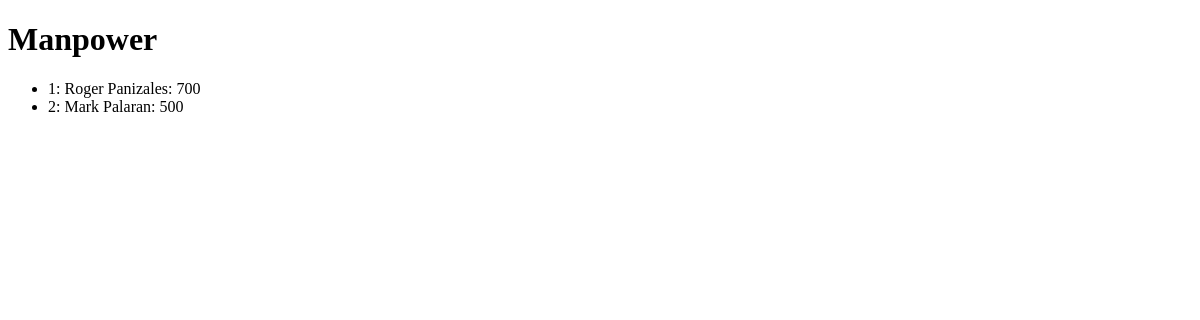
Before: /workforce with the older database file.
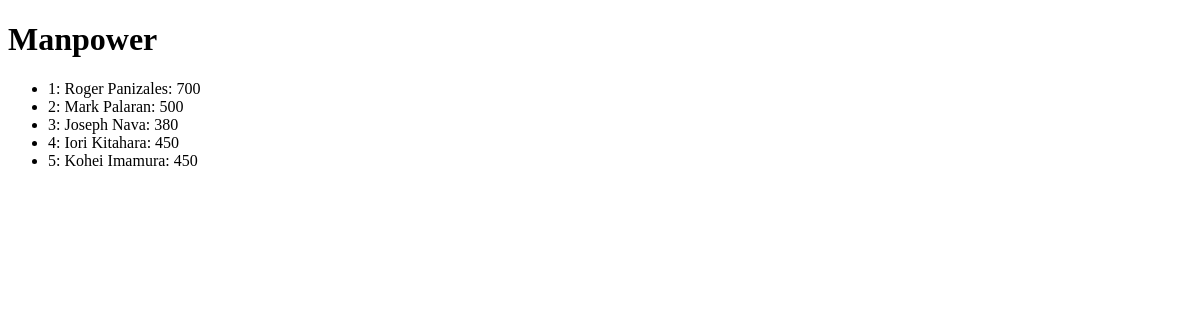
After: the same page with the newer database file.
### workforce/models.py (models this page shows, shortened)
class Manpower(models.Model):
    first = models.CharField(max_length=64, default="")
    last = models.CharField(max_length=64, default="")
    position = models.CharField(max_length=64, default="")
    rate = models.IntegerField()

### workforce/views.py (the view)
# urls.py: path('workforce', include("workforce.urls")),
def workforce(request):
    return render(request, "workforce/index.html", {
        "manpowers": Manpower.objects.all()
    })

### workforce/templates/workforce/index.html
{% extends "workforce/layout.html" %}
{% block body %}
    <h1>Manpower</h1>
    <ul>
        {% for manpower in manpowers %}
            <li>{{ manpower.id }}: {{ manpower.first }} {{ manpower.last }}: {{ manpower.rate }}</li>
        {% endfor %}
    </ul>
{% endblock %}

Changed rows visible on the page:
added Manpower: id "3", first "Joseph", last "Nava", rate "380"
added Manpower: id "4", first "Iori", last "Kitahara", rate "450"
added Manpower: id "5", first "Kohei", last "Imamura", rate "450"
